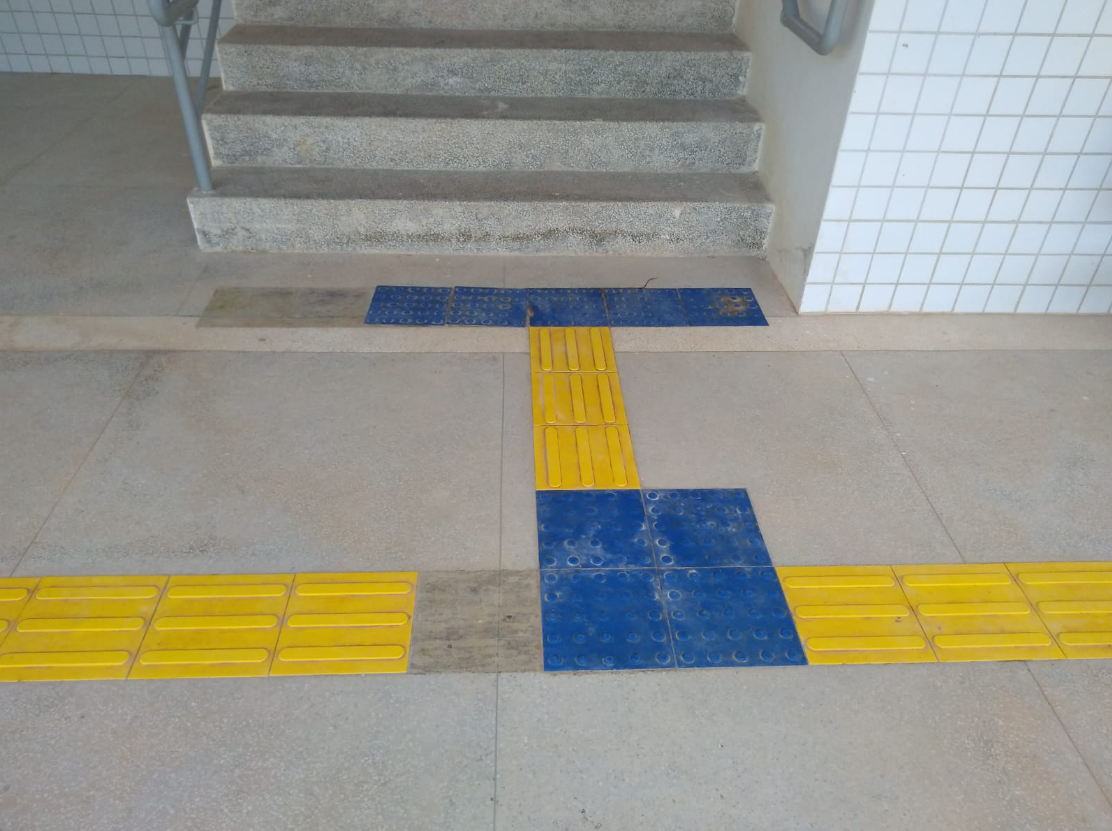
#> input picture data/imagens/input/pisos tateis/png/1.png, 1112 x 831 px, found by its file name
$ python resise_image.py
#> lines starting #> are read from the running program, lines starting #| are printed output that depends on the picture
import cv2

img = cv2.imread('data\\imagens\\input\\pisos tateis\\png\\1.png')
#> img is the input picture: shape (831, 1112, 3); mean B, G, R 138.4, 149.5, 150

imS = cv2.resize(img, (960, 540))
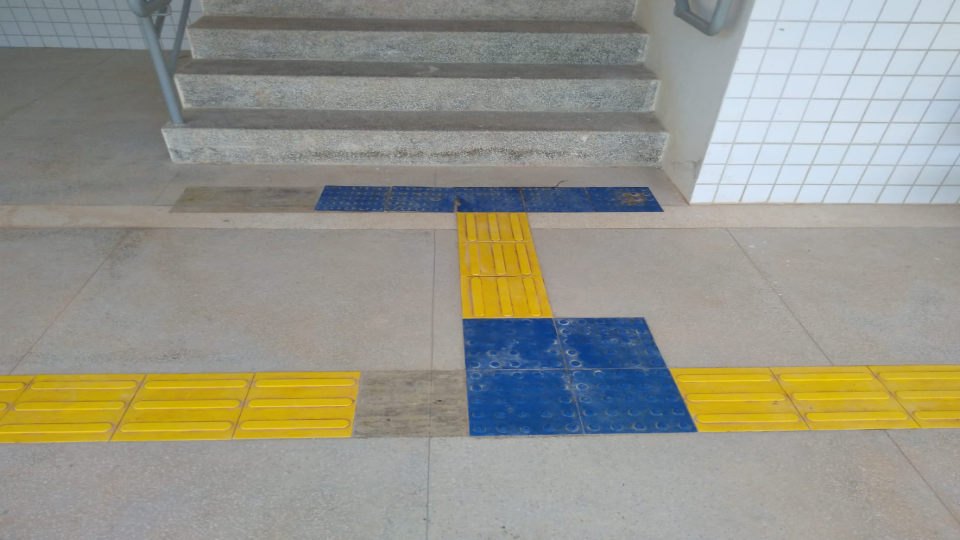
#> imS: shape (540, 960, 3); mean B, G, R 138.2, 149.4, 149.9
cv2.imwrite('data\\imagens\\input\\pisos tateis\\lineDetected\\resized.png', imS)
cv2.imshow("img", imS)
cv2.waitKey(0)

$ run again, with data/imagens/input/pisos tateis/png/2.png copied over data/imagens/input/pisos tateis/png/1.png
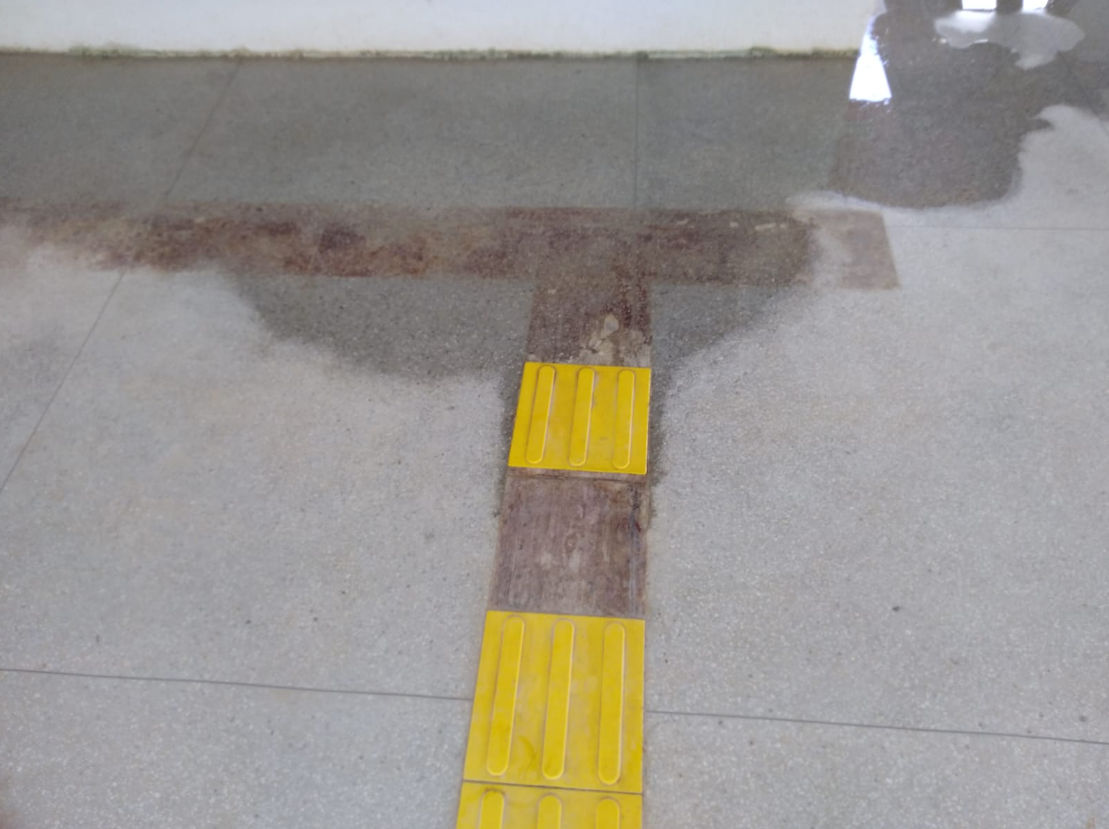
#> input picture data/imagens/input/pisos tateis/png/2.png, 1109 x 829 px, found by its file name
#> img is the input picture: shape (829, 1109, 3); mean B, G, R 145.1, 150.5, 154.4
#> `imS = cv2.resize(img, (960, 540))`:
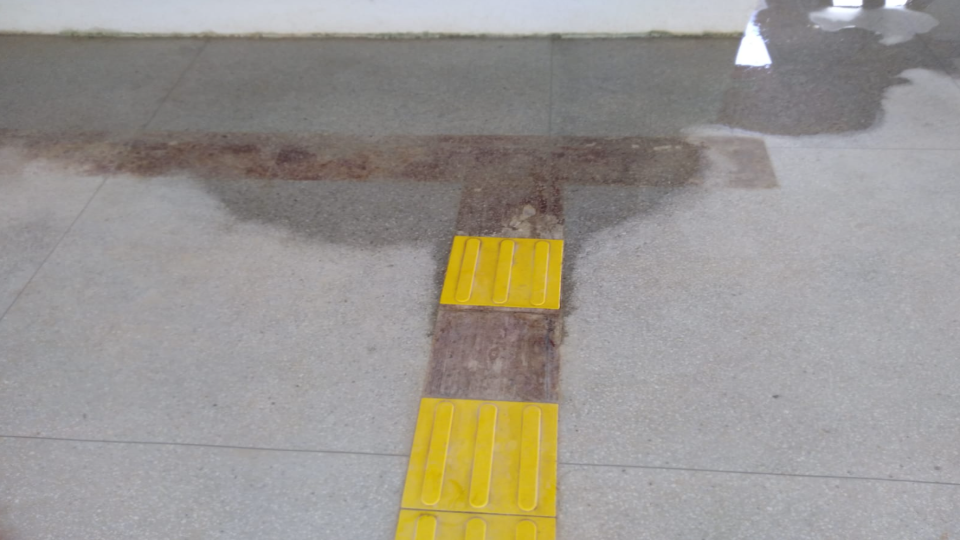
#> imS: shape (540, 960, 3); mean B, G, R 144.9, 150.4, 154.3

$ run again, with data/imagens/input/pisos tateis/png/3.png copied over data/imagens/input/pisos tateis/png/1.png
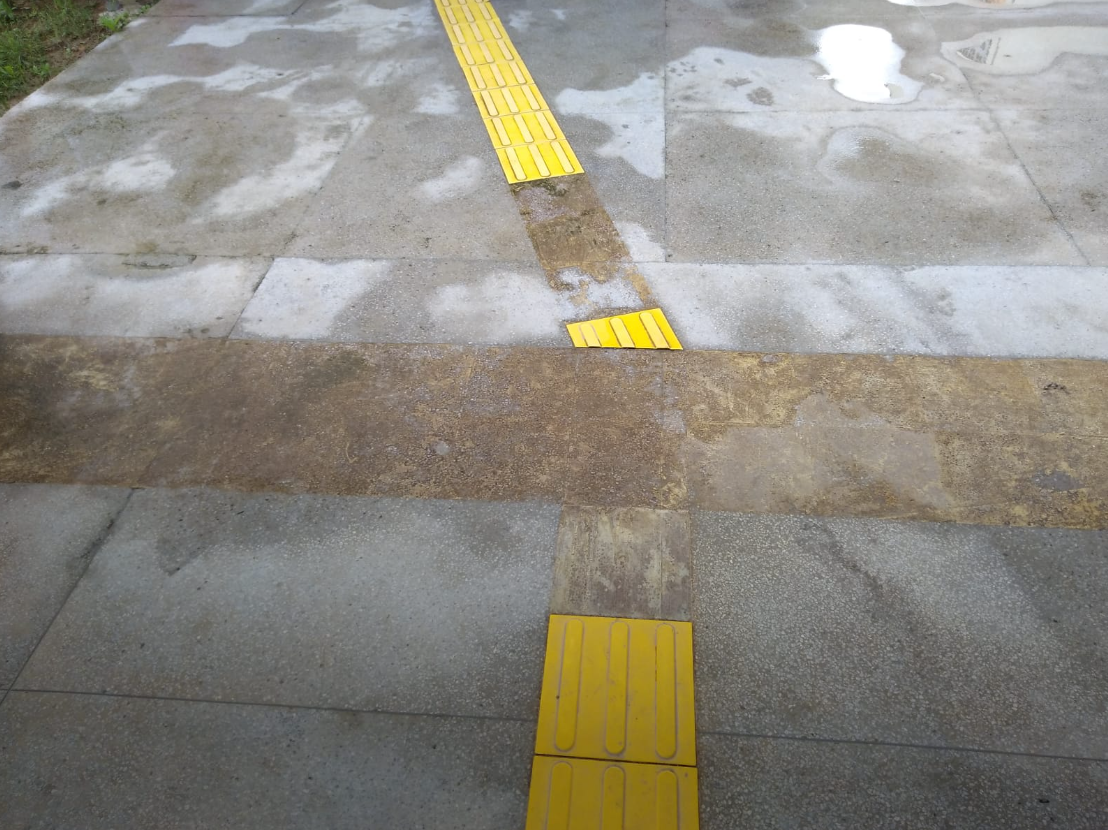
#> input picture data/imagens/input/pisos tateis/png/3.png, 1108 x 830 px, found by its file name
#> img is the input picture: shape (830, 1108, 3); mean B, G, R 129.1, 138, 141.3
#> `imS = cv2.resize(img, (960, 540))`:
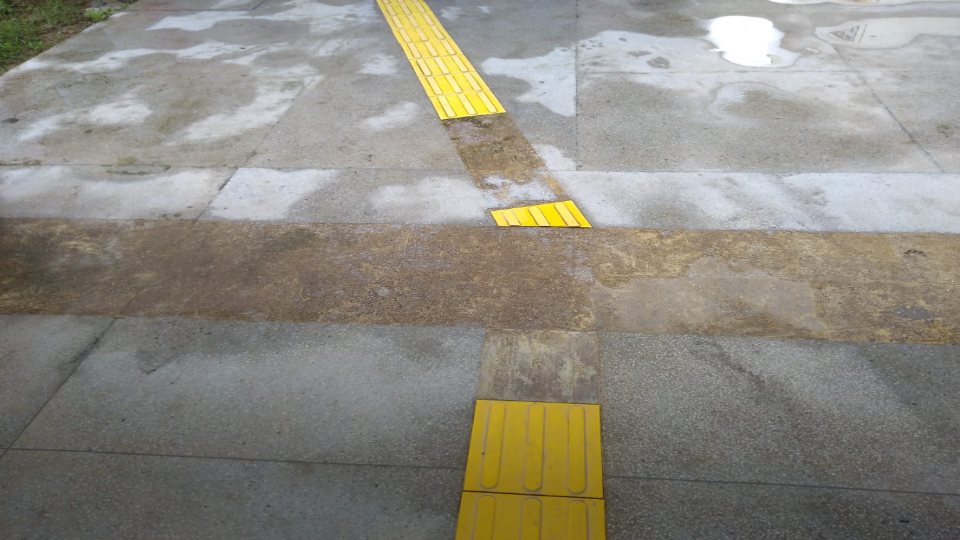
#> imS: shape (540, 960, 3); mean B, G, R 129, 137.8, 141.2
